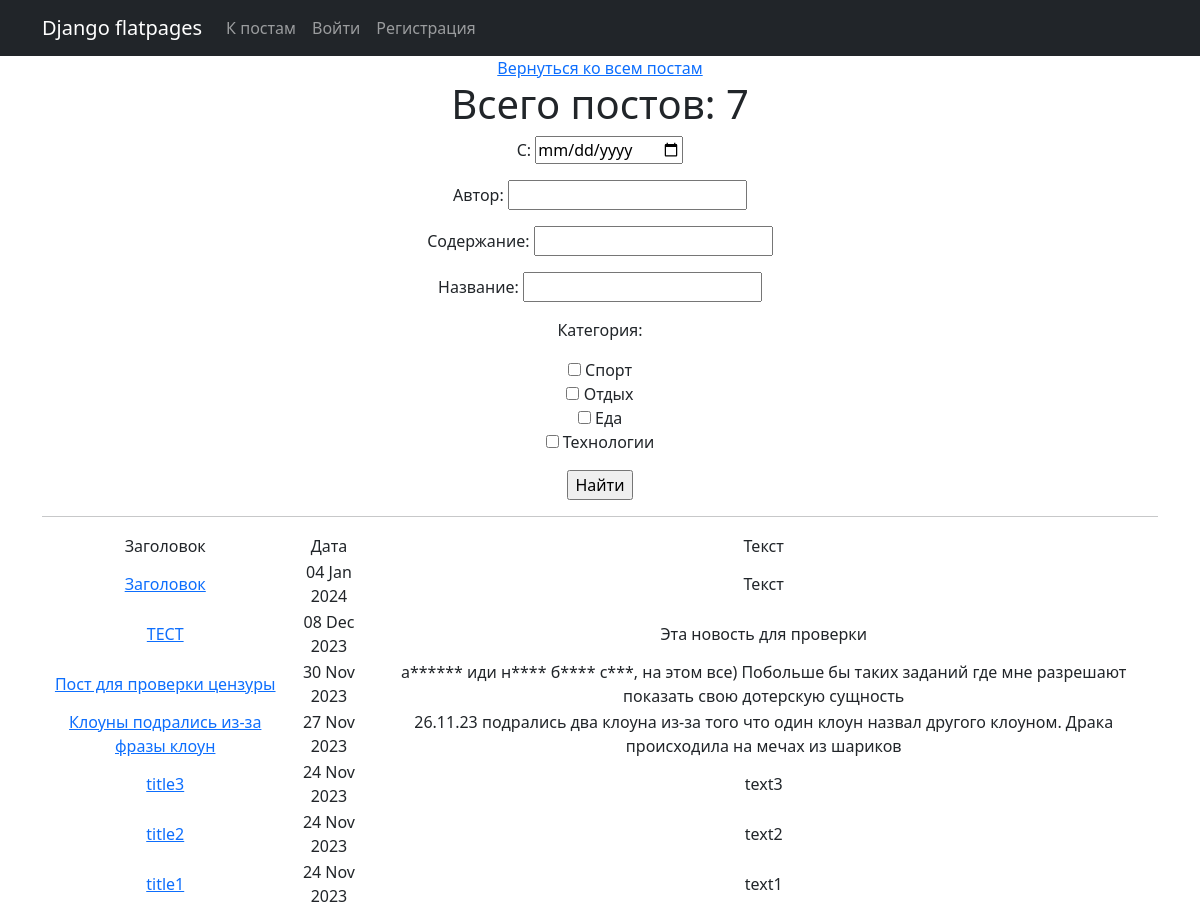
Page /posts/search/ on the earlier database version.
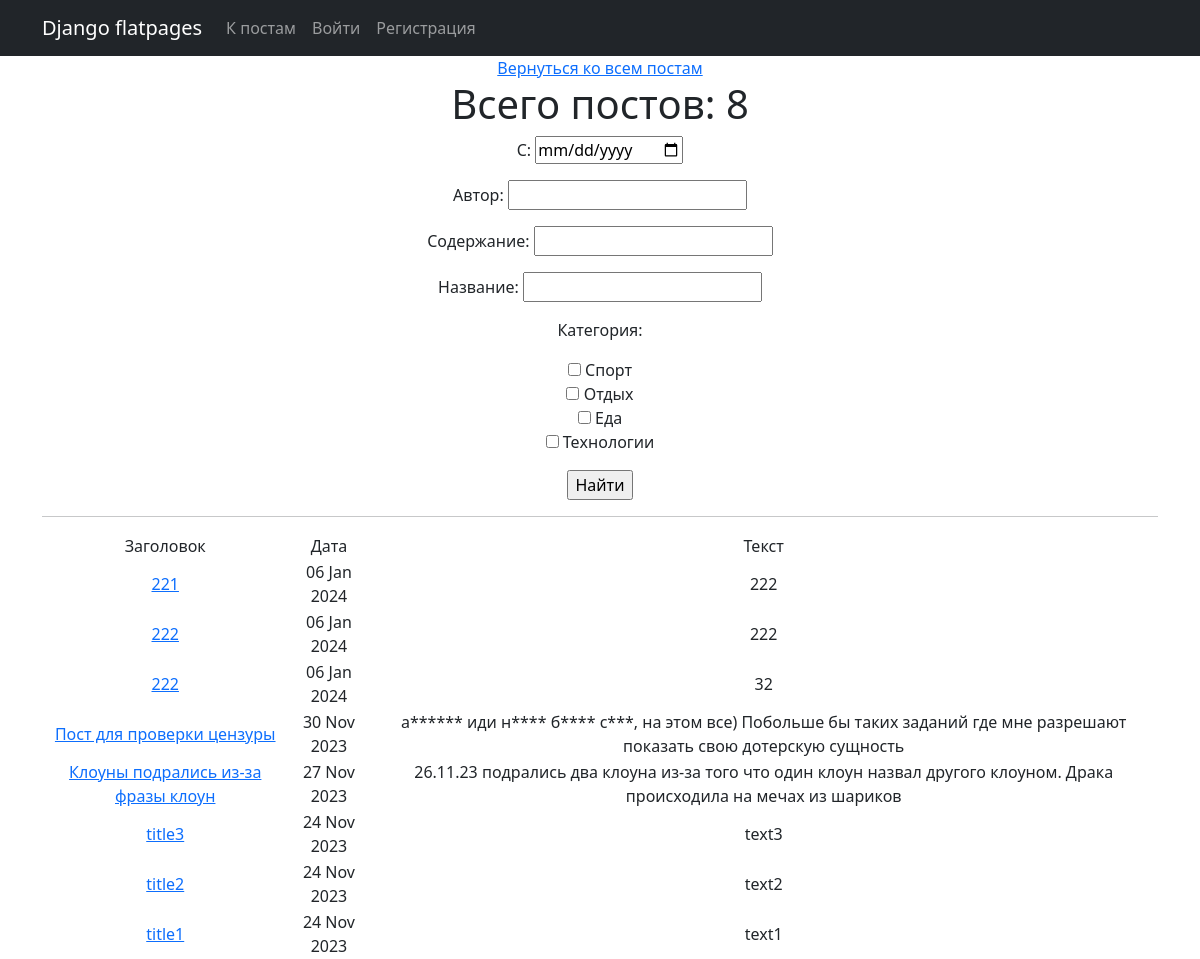
Same page on the later database version.
### news/models.py (models this page shows, shortened)
class Category(models.Model):
    category = models.CharField(max_length=100, unique=True)
    subscribers = models.ManyToManyField(User, null=True, blank=True, related_name='categories')
    def __str__(self):
        return self.category

class Post(models.Model):
    article = 'AR'
    news = 'NE'
    POSITIONS = [
        (article, 'Статья'),
        (news, 'Новость')
    ]
    author = models.ForeignKey(Author, on_delete = models.CASCADE)
    title = models.CharField(max_length=255)
    text = models.TextField()
    type = models.CharField(max_length=250, choices = POSITIONS)
    time = models.DateTimeField(auto_now_add = True)
    category = models.ManyToManyField(Category, through = 'PostCategory')
    rating = models.IntegerField(default=0)

### news/views.py (the view)
# urls.py: path('search/', PostSearch.as_view(), name='post_search'),
class PostSearch(ListView):
    model = Post
    ordering = '-time'
    template_name = 'search.html'
    context_object_name = 'posts'
    def get_queryset(self):
       queryset = super().get_queryset()
       self.filterset = PostFilter(self.request.GET, queryset)
       return self.filterset.qs
    def get_context_data(self, **kwargs):
        context = super().get_context_data(**kwargs)
        context['filterset'] = self.filterset
        return context

### news/templatetags/custom_filters.py (called while the page is built)
@register.filter()
def censor(value):
    text = str(value)
    for word in SWEAR_WORDS:
        text = text.replace(word[1:], "*" * (len(word)-1))
    return text

### templates/search.html (shortened to what this page needs)
{% extends 'flatpages/default.html' %}
{% load custom_filters %}
{% load custom_tags %}
{% block content %}
<a href="/posts/">Вернуться ко всем постам</a>
   <h1>Всего постов: {{ posts|length }}</h1>
   <form action="" method="get">
       {{ filterset.form.as_p }}
       <input type="submit" value="Найти" />
   </form>
   <hr>
   {% if posts %}
       <table>
           <tr>
               <td>Заголовок</td>
               <td>Дата</td>
               <td>Текст</td>
           </tr>
           {% for post in posts %}
           <tr>
            <td><a href="/posts/{{ post.id }}"> {{ post.title|censor }}</a></td>
               <td>{{ post.time|date:'d M Y' }}</td>
               <td>{{ post.text|censor|truncatewords:20 }}</td>
           </tr>
           {% endfor %}
       </table>
   {% else %}
       <h2>Постов нет!</h2>
   {% endif %}
{% endblock %}

### templates/flatpages/default.html (shortened to what this page needs)
<!DOCTYPE html>
<html lang="en">
    <head>
        {% load static %}
        <link href="{% static 'css/styles.css' %}" rel="stylesheet" />
    </head>
    <body>
        <nav class="navbar navbar-expand-lg navbar-dark bg-dark static-top">
            <div class="container">
                <a class="navbar-brand" href="#">Django flatpages</a>
                <div class="collapse navbar-collapse" id="navbarResponsive">
                    <ul class="navbar-nav ml-auto">
                        <li class="nav-item">
                            <a class="nav-link" href="/posts/">К постам</a>
                        </li>
                        {% if not user.username %}
                        <li class="nav-item">
                            <a class="nav-link" href="/accounts/login/">Войти</a>
                        </li>
                        <li class="nav-item">
                            <a class="nav-link" href="/accounts/signup/">Регистрация</a>
                        </li>
                        {% endif %}
                    </ul>
                </div>
            </div>
         </nav>
        <div class="container">
            <div class="row">
                <div class="col-lg-12 text-center">
                    {% block content %}{% endblock content %}
                </div>
            </div>
         </div>
    </body>
</html>

Differences in the rows shown:
removed Post: title|censor "Заголовок", time "04 Jan 2024", text|censor "Текст"
removed Post: title|censor "ТЕСТ", time "08 Dec 2023", text|censor "Эта новость для проверки"
added Post: title|censor "221", time "06 Jan 2024", text|censor "222"
added Post: title|censor "222", time "06 Jan 2024", text|censor "222"
added Post: title|censor "222", time "06 Jan 2024", text|censor "32"
Other differences:
{{ posts|length }}: "7" → "8"
